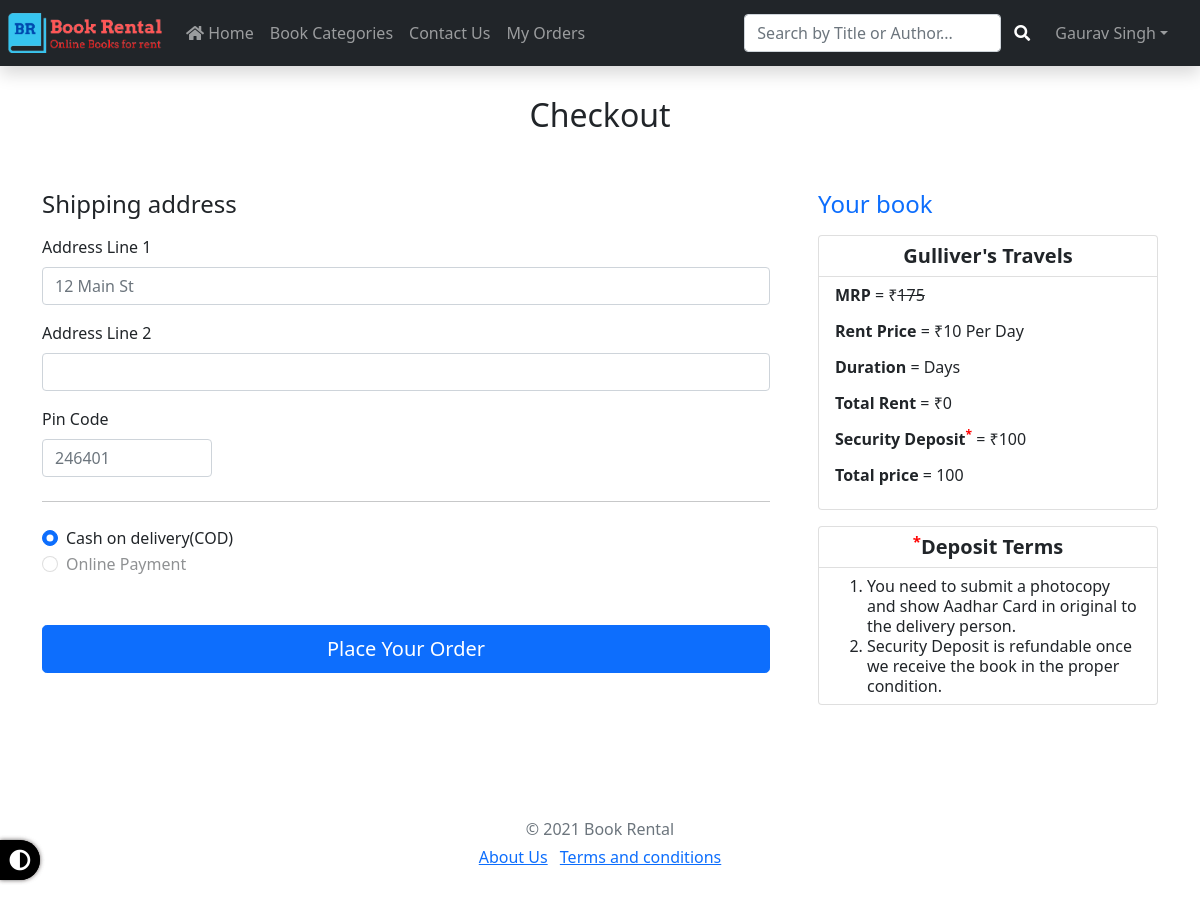
The page /checkout.php (signed in) on the database its author committed.
### tables this page shows
CREATE TABLE `books` (
  `id` int(11) NOT NULL,
  `category_id` int(11) NOT NULL,
  `ISBN` varchar(20) NOT NULL,
  `name` varchar(255) NOT NULL,
  `img` varchar(255) NOT NULL,
  `author` varchar(75) NOT NULL,
  `mrp` int(11) NOT NULL,
  `security` int(11) NOT NULL,
  `rent` int(11) NOT NULL,
  `qty` int(11) NOT NULL,
  `best_seller` int(11) DEFAULT NULL,
  `short_desc` varchar(2000) NOT NULL,
  `description` text NOT NULL,
  `status` tinyint(4) NOT NULL DEFAULT 1,
  `price` int(3) GENERATED ALWAYS AS (coalesce(`security`,0) + coalesce(`rent`,0)) VIRTUAL
);

### function.php (called while the page is built, shortened)
<?php
  function getProduct($con, $limit = '', $categoryId = '', $bookId = '', $orderBy = '')
  {
    $sql = "select * from books where status=1";
    $res = mysqli_query($con, $sql);
    $data = array();
    while ($row = mysqli_fetch_assoc($res)) {
      $data[] = $row;
    }
    return $data;
  }

### checkout.php (the view, shortened to what this page needs)
<?php require('header.php') ?>
<?php
$bookId = '';
$duration = '';
$getProduct = getProduct($con, '', '', $bookId);
$totalRent = $getProduct['0']['rent'] * $duration;
$totalPrice = $totalRent + $getProduct['0']['security'];
?>
<div class="container">
    <main>
        <div class="py-5 text-center">
            <h2>Checkout</h2>
        </div>
        <div class="row g-5">
            <div class="col-md-5 col-lg-4 order-md-last">
                <h4 class="d-flex justify-content-between align-items-center mb-3">
                    <span class="text-primary">Your book</span>
                </h4>
                <ul class="list-group mb-3 dark-background">
                    <li class="list-group-item d-flex justify-content-center fw-bold lh-sm ">
                        <div>
                            <h2 class="my-0 fs-5 fw-bold"><?php echo $getProduct['0']['name'] ?></h2>
                        </div>
                    </li>
                    <li class="list-group-item justify-content-start lh-sm">
                        <p><span class="fw-bold">MRP</span> = ₹<span
                                class="text-decoration-line-through"><?php echo $getProduct['0']['mrp'] ?></span>
                        </p>
                        <p><span class="fw-bold">Rent Price</span> = ₹<?php echo $getProduct['0']['rent'] ?> Per Day
                        </p>
                        <p><span class="fw-bold">Duration</span> = <?php echo $duration ?> Days</p>
                        <p><span class="fw-bold">Total Rent</span> = ₹<?php echo $totalRent ?></p>
                        <p><span class="fw-bold">Security Deposit<span style="color: red"><sup>*</sup></span></span> =
                            ₹<?php echo $getProduct['0']['security'] ?></p>
                        <p><span class="fw-bold">Total price</span> = <?php echo $totalPrice ?> </p>
                    </li>
                </ul>
                <ul class="list-group mb-3">
                    <li class="list-group-item d-flex justify-content-center fw-bold lh-sm">
                        <div>
                            <h2 class="my-0 fs-5 fw-bold"><span style="color: red"><sup>*</sup></span>Deposit Terms</h2>
                        </div>
                    </li>
                    <li class="list-group-item justify-content-start lh-sm">
                        <ol type="1">
                            <li>
                                You need to submit a photocopy and show Aadhar Card in original to the delivery person.
                            </li>
                            <li>
                                Security Deposit is refundable once we receive the book in the proper condition.
                            </li>
                        </ol>
                    </li>
                </ul>
            </div>
            <div class="col-md-7 col-lg-8">
                <form class="needs-validation" method="post" novalidate>
                    <h4 class="mb-3">Shipping address</h4>
                    <div class="row g-3">
                        <div class="col-12">
                            <label for="address" class="form-label">Address Line 1</label>
                            <input type="text" class="form-control" name="address" placeholder="12 Main St" required>
                        </div>
                        <div class="col-12">
                            <label for="address2" class="form-label">Address Line 2 </label>
                            <input type="text" class="form-control" name="address2" placeholder="">
                        </div>
                        <div class="col-3">
                            <label for="pin" class="form-label">Pin Code</label>
                            <input type="number" maxlength="6" class="form-control" name="pin" placeholder="246401"
                                required>
                        </div>
                    </div>
                    <hr class="my-4">
                    <div class="my-3">
                        <div class="form-check">
                            <input id="cod" name="paymentMethod" type="radio" value="COD" class="form-check-input"
                                checked required>
                            <label class="form-check-label" for="cod">Cash on delivery(COD)</label>
                        </div>
                        <div class="form-check">
                            <input id="payU" name="paymentMethod" type="radio" value="payU" class="form-check-input"
                                required disabled>
                            <label class="form-check-label" for="payU">Online Payment</label>
                        </div>
                    </div>
                    <button class="w-100 btn btn-primary btn-lg" type="submit" name="submit">Place Your Order
                    </button>
                </form>
            </div>
        </div>
    </main>
</div>
<?php require('footer.php') ?>

### css/Style.css (style rules this page uses)
html { scroll-behavior: smooth; }

### rows shown on the page
books: name "Gulliver's Travels", mrp "175", rent "10", rent "0", security "100"

### other values the page prints
$userName "Gaurav Singh"
